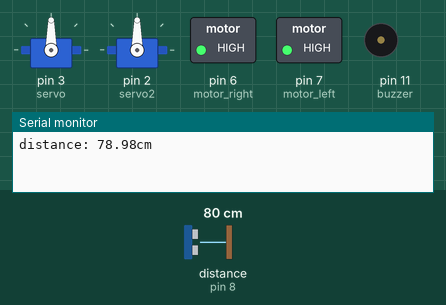
Bench run of a sketch on a simulated Arduino Uno, built with avr-gcc and run on an emulated ATmega328P. Shown: 2 × servo, switched loads named in the sketch (green lamp = pin HIGH), buzzer (waves = sounding), the last lines printed to the serial monitor. Wiring (inferred from the names in the program): ultrasonic range finder: trigger pin 9; echo pin 8. Inputs (shaded band) come from the test bench; at power-on: distance to the obstacle (sensor on pin 8) 80 cm. The echo pulse lasts 58.3 µs per cm; pins used as bus, display or sensor lines are not drawn.

Above: at 1.5 s.
1.6 s: distance to the obstacle (sensor on pin 8) set to 122 cm
3.7 s: distance to the obstacle (sensor on pin 8) set to 132 cm
At 4.5 s:
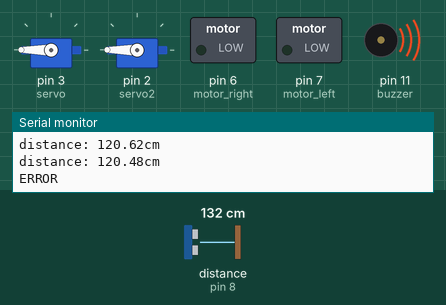
At 12.16 s:
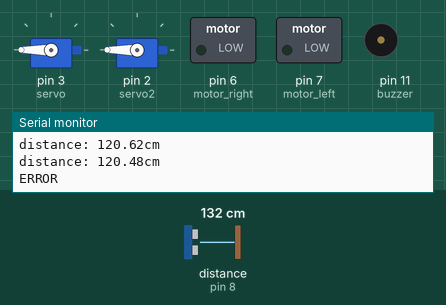
Timing chart, 0 to 13.3 s (numbered marks = the images above; inputs shaded):
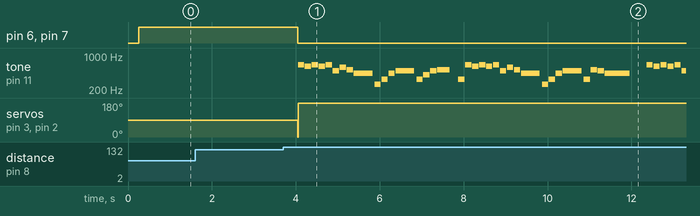

Measured:
- the behaviour switches between 126 and 127 cm on distance to the obstacle (sensor on pin 8) (found by bisection; images 0 and 1)
- after the input at 3.7 s, pin 6 (motor_right), pin 7 (motor_left): HIGH → LOW after 0.34 s

The sketch:

jacob_robot_millis.ino
```cpp
//jacob 1/4/2025 ultrasonic sensor

int trig = 9;
int echo = 8;
float duration = 0;
float distance = 0;
#include <Servo.h>
#include "music.h"
Servo servo;
Servo servo2;
int motor_left = 7;
int motor_right = 6;

int ledPin1 =  12;      // the number of the LED pin
int ledState1 = LOW;             // ledState used to set the LED
unsigned long previousMillis1 = 0;        // will store last time LED was updated
long OnTime1 = 250;           // milliseconds of on-time
long OffTime1 = 750;          // milliseconds of off-time


// change this to make the song slower or faster
int tempo = 90;

// change this to whichever pin you want to use
int buzzer = 11;

// notes of the moledy followed by the duration.
// a 4 means a quarter note, 8 an eighteenth , 16 sixteenth, so on
// !!negative numbers are used to represent dotted notes,
// so -4 means a dotted quarter note, that is, a quarter plus an eighteenth!!
const int melody[] PROGMEM = {

  // Fur Elise - Ludwig van Beethovem
  // Score available at https://musescore.com/user/28149610/scores/5281944

  //starts from 1 ending on 9
  NOTE_E5, 16, NOTE_DS5, 16, //1
  NOTE_E5, 16, NOTE_DS5, 16, NOTE_E5, 16, NOTE_B4, 16, NOTE_D5, 16, NOTE_C5, 16,
  NOTE_A4, -8, NOTE_C4, 16, NOTE_E4, 16, NOTE_A4, 16,
  NOTE_B4, -8, NOTE_E4, 16, NOTE_GS4, 16, NOTE_B4, 16,
  NOTE_C5, 8,  REST, 16, NOTE_E4, 16, NOTE_E5, 16,  NOTE_DS5, 16,

  NOTE_E5, 16, NOTE_DS5, 16, NOTE_E5, 16, NOTE_B4, 16, NOTE_D5, 16, NOTE_C5, 16,//6
  NOTE_A4, -8, NOTE_C4, 16, NOTE_E4, 16, NOTE_A4, 16,
  NOTE_B4, -8, NOTE_E4, 16, NOTE_C5, 16, NOTE_B4, 16,
  NOTE_A4 , 4, REST, 8, //9 - 1st ending

  //repaets from 1 ending on 10
  NOTE_E5, 16, NOTE_DS5, 16, //1
  NOTE_E5, 16, NOTE_DS5, 16, NOTE_E5, 16, NOTE_B4, 16, NOTE_D5, 16, NOTE_C5, 16,
  NOTE_A4, -8, NOTE_C4, 16, NOTE_E4, 16, NOTE_A4, 16,
  NOTE_B4, -8, NOTE_E4, 16, NOTE_GS4, 16, NOTE_B4, 16,
  NOTE_C5, 8,  REST, 16, NOTE_E4, 16, NOTE_E5, 16,  NOTE_DS5, 16,

  NOTE_E5, 16, NOTE_DS5, 16, NOTE_E5, 16, NOTE_B4, 16, NOTE_D5, 16, NOTE_C5, 16,//6
  NOTE_A4, -8, NOTE_C4, 16, NOTE_E4, 16, NOTE_A4, 16,
  NOTE_B4, -8, NOTE_E4, 16, NOTE_C5, 16, NOTE_B4, 16,
  NOTE_A4, 8, REST, 16, NOTE_B4, 16, NOTE_C5, 16, NOTE_D5, 16, //10 - 2nd ending
  //continues from 11
  NOTE_E5, -8, NOTE_G4, 16, NOTE_F5, 16, NOTE_E5, 16,
  NOTE_D5, -8, NOTE_F4, 16, NOTE_E5, 16, NOTE_D5, 16, //12

  NOTE_C5, -8, NOTE_E4, 16, NOTE_D5, 16, NOTE_C5, 16, //13
  NOTE_B4, 8, REST, 16, NOTE_E4, 16, NOTE_E5, 16, REST, 16,
  REST, 16, NOTE_E5, 16, NOTE_E6, 16, REST, 16, REST, 16, NOTE_DS5, 16,
  NOTE_E5, 16, REST, 16, REST, 16, NOTE_DS5, 16, NOTE_E5, 16, NOTE_DS5, 16,
  NOTE_E5, 16, NOTE_DS5, 16, NOTE_E5, 16, NOTE_B4, 16, NOTE_D5, 16, NOTE_C5, 16,
  NOTE_A4, 8, REST, 16, NOTE_C4, 16, NOTE_E4, 16, NOTE_A4, 16,

  NOTE_B4, 8, REST, 16, NOTE_E4, 16, NOTE_GS4, 16, NOTE_B4, 16, //19
  NOTE_C5, 8, REST, 16, NOTE_E4, 16, NOTE_E5, 16,  NOTE_DS5, 16,
  NOTE_E5, 16, NOTE_DS5, 16, NOTE_E5, 16, NOTE_B4, 16, NOTE_D5, 16, NOTE_C5, 16,
  NOTE_A4, 8, REST, 16, NOTE_C4, 16, NOTE_E4, 16, NOTE_A4, 16,
  NOTE_B4, 8, REST, 16, NOTE_E4, 16, NOTE_C5, 16, NOTE_B4, 16,
  NOTE_A4, 8, REST, 16, NOTE_B4, 16, NOTE_C5, 16, NOTE_D5, 16, //24 (1st ending)

  //repeats from 11
  NOTE_E5, -8, NOTE_G4, 16, NOTE_F5, 16, NOTE_E5, 16,
  NOTE_D5, -8, NOTE_F4, 16, NOTE_E5, 16, NOTE_D5, 16, //12

  NOTE_C5, -8, NOTE_E4, 16, NOTE_D5, 16, NOTE_C5, 16, //13
  NOTE_B4, 8, REST, 16, NOTE_E4, 16, NOTE_E5, 16, REST, 16,
  REST, 16, NOTE_E5, 16, NOTE_E6, 16, REST, 16, REST, 16, NOTE_DS5, 16,
  NOTE_E5, 16, REST, 16, REST, 16, NOTE_DS5, 16, NOTE_E5, 16, NOTE_DS5, 16,
  NOTE_E5, 16, NOTE_DS5, 16, NOTE_E5, 16, NOTE_B4, 16, NOTE_D5, 16, NOTE_C5, 16,
  NOTE_A4, 8, REST, 16, NOTE_C4, 16, NOTE_E4, 16, NOTE_A4, 16,

  NOTE_B4, 8, REST, 16, NOTE_E4, 16, NOTE_GS4, 16, NOTE_B4, 16, //19
  NOTE_C5, 8, REST, 16, NOTE_E4, 16, NOTE_E5, 16,  NOTE_DS5, 16,
  NOTE_E5, 16, NOTE_DS5, 16, NOTE_E5, 16, NOTE_B4, 16, NOTE_D5, 16, NOTE_C5, 16,
  NOTE_A4, 8, REST, 16, NOTE_C4, 16, NOTE_E4, 16, NOTE_A4, 16,
  NOTE_B4, 8, REST, 16, NOTE_E4, 16, NOTE_C5, 16, NOTE_B4, 16,
  NOTE_A4, 8, REST, 16, NOTE_C5, 16, NOTE_C5, 16, NOTE_C5, 16, //25 - 2nd ending

  //continues from 26
  NOTE_C5 , 4, NOTE_F5, -16, NOTE_E5, 32, //26
  NOTE_E5, 8, NOTE_D5, 8, NOTE_AS5, -16, NOTE_A5, 32,
  NOTE_A5, 16, NOTE_G5, 16, NOTE_F5, 16, NOTE_E5, 16, NOTE_D5, 16, NOTE_C5, 16,
  NOTE_AS4, 8, NOTE_A4, 8, NOTE_A4, 32, NOTE_G4, 32, NOTE_A4, 32, NOTE_B4, 32,
  NOTE_C5 , 4, NOTE_D5, 16, NOTE_DS5, 16,
  NOTE_E5, -8, NOTE_E5, 16, NOTE_F5, 16, NOTE_A4, 16,
  NOTE_C5 , 4,  NOTE_D5, -16, NOTE_B4, 32,


  NOTE_C5, 32, NOTE_G5, 32, NOTE_G4, 32, NOTE_G5, 32, NOTE_A4, 32, NOTE_G5, 32, NOTE_B4, 32, NOTE_G5, 32, NOTE_C5, 32, NOTE_G5, 32, NOTE_D5, 32, NOTE_G5, 32, //33
  NOTE_E5, 32, NOTE_G5, 32, NOTE_C6, 32, NOTE_B5, 32, NOTE_A5, 32, NOTE_G5, 32, NOTE_F5, 32, NOTE_E5, 32, NOTE_D5, 32, NOTE_G5, 32, NOTE_F5, 32, NOTE_D5, 32,
  NOTE_C5, 32, NOTE_G5, 32, NOTE_G4, 32, NOTE_G5, 32, NOTE_A4, 32, NOTE_G5, 32, NOTE_B4, 32, NOTE_G5, 32, NOTE_C5, 32, NOTE_G5, 32, NOTE_D5, 32, NOTE_G5, 32,

  NOTE_E5, 32, NOTE_G5, 32, NOTE_C6, 32, NOTE_B5, 32, NOTE_A5, 32, NOTE_G5, 32, NOTE_F5, 32, NOTE_E5, 32, NOTE_D5, 32, NOTE_G5, 32, NOTE_F5, 32, NOTE_D5, 32, //36
  NOTE_E5, 32, NOTE_F5, 32, NOTE_E5, 32, NOTE_DS5, 32, NOTE_E5, 32, NOTE_B4, 32, NOTE_E5, 32, NOTE_DS5, 32, NOTE_E5, 32, NOTE_B4, 32, NOTE_E5, 32, NOTE_DS5, 32,
  NOTE_E5, -8, NOTE_B4, 16, NOTE_E5, 16, NOTE_DS5, 16,
  NOTE_E5, -8, NOTE_B4, 16, NOTE_E5, 16, REST, 16,

  REST, 16, NOTE_DS5, 16, NOTE_E5, 16, REST, 16, REST, 16, NOTE_DS5, 16, //40
  NOTE_E5, 16, NOTE_DS5, 16, NOTE_E5, 16, NOTE_B4, 16, NOTE_D5, 16, NOTE_C5, 16,
  NOTE_A4, 8, REST, 16, NOTE_C4, 16, NOTE_E4, 16, NOTE_A4, 16,
  NOTE_B4, 8, REST, 16, NOTE_E4, 16, NOTE_GS4, 16, NOTE_B4, 16,
  NOTE_C5, 8, REST, 16, NOTE_E4, 16, NOTE_E5, 16, NOTE_DS5, 16,
  NOTE_E5, 16, NOTE_DS5, 16, NOTE_E5, 16, NOTE_B4, 16, NOTE_D5, 16, NOTE_C5, 16,

  NOTE_A4, 8, REST, 16, NOTE_C4, 16, NOTE_E4, 16, NOTE_A4, 16, //46
  NOTE_B4, 8, REST, 16, NOTE_E4, 16, NOTE_C5, 16, NOTE_B4, 16,
  NOTE_A4, 8, REST, 16, NOTE_B4, 16, NOTE_C5, 16, NOTE_D5, 16,
  NOTE_E5, -8, NOTE_G4, 16, NOTE_F5, 16, NOTE_E5, 16,
  NOTE_D5, -8, NOTE_F4, 16, NOTE_E5, 16, NOTE_D5, 16,
  NOTE_C5, -8, NOTE_E4, 16, NOTE_D5, 16, NOTE_C5, 16,
  NOTE_B4, 8, REST, 16, NOTE_E4, 16, NOTE_E5, 16, REST, 16,
  REST, 16, NOTE_E5, 16, NOTE_E6, 16, REST, 16, REST, 16, NOTE_DS5, 16,

  NOTE_E5, 16, REST, 16, REST, 16, NOTE_DS5, 16, NOTE_E5, 16, NOTE_D5, 16, //54
  NOTE_E5, 16, NOTE_DS5, 16, NOTE_E5, 16, NOTE_B4, 16, NOTE_D5, 16, NOTE_C5, 16,
  NOTE_A4, 8, REST, 16, NOTE_C4, 16, NOTE_E4, 16, NOTE_A4, 16,
  NOTE_B4, 8, REST, 16, NOTE_E4, 16, NOTE_GS4, 16, NOTE_B4, 16,
  NOTE_C5, 8, REST, 16, NOTE_E4, 16, NOTE_E5, 16, NOTE_DS5, 16,
  NOTE_E5, 16, NOTE_DS5, 16, NOTE_E5, 16, NOTE_B4, 16, NOTE_D5, 16, NOTE_C5, 16,

  NOTE_A4, 8, REST, 16, NOTE_C4, 16, NOTE_E4, 16, NOTE_A4, 16, //60
  NOTE_B4, 8, REST, 16, NOTE_E4, 16, NOTE_C5, 16, NOTE_B4, 16,
  NOTE_A4, 8, REST, 16, REST, 16, REST, 8,
  NOTE_CS5 , -4,
  NOTE_D5 , 4, NOTE_E5, 16, NOTE_F5, 16,
  NOTE_F5 , 4, NOTE_F5, 8,
  NOTE_E5 , -4,
  NOTE_D5 , 4, NOTE_C5, 16, NOTE_B4, 16,
  NOTE_A4 , 4, NOTE_A4, 8,
  NOTE_A4, 8, NOTE_C5, 8, NOTE_B4, 8,
  NOTE_A4 , -4,
  NOTE_CS5 , -4,

  NOTE_D5 , 4, NOTE_E5, 16, NOTE_F5, 16, //72
  NOTE_F5 , 4, NOTE_F5, 8,
  NOTE_F5 , -4,
  NOTE_DS5 , 4, NOTE_D5, 16, NOTE_C5, 16,
  NOTE_AS4 , 4, NOTE_A4, 8,
  NOTE_GS4 , 4, NOTE_G4, 8,
  NOTE_A4 , -4,
  NOTE_B4 , 4, REST, 8,
  NOTE_A3, -32, NOTE_C4, -32, NOTE_E4, -32, NOTE_A4, -32, NOTE_C5, -32, NOTE_E5, -32, NOTE_D5, -32, NOTE_C5, -32, NOTE_B4, -32,

  NOTE_A4, -32, NOTE_C5, -32, NOTE_E5, -32, NOTE_A5, -32, NOTE_C6, -32, NOTE_E6, -32, NOTE_D6, -32, NOTE_C6, -32, NOTE_B5, -32, //80
  NOTE_A4, -32, NOTE_C5, -32, NOTE_E5, -32, NOTE_A5, -32, NOTE_C6, -32, NOTE_E6, -32, NOTE_D6, -32, NOTE_C6, -32, NOTE_B5, -32,
  NOTE_AS5, -32, NOTE_A5, -32, NOTE_GS5, -32, NOTE_G5, -32, NOTE_FS5, -32, NOTE_F5, -32, NOTE_E5, -32, NOTE_DS5, -32, NOTE_D5, -32,

  NOTE_CS5, -32, NOTE_C5, -32, NOTE_B4, -32, NOTE_AS4, -32, NOTE_A4, -32, NOTE_GS4, -32, NOTE_G4, -32, NOTE_FS4, -32, NOTE_F4, -32, //84
  NOTE_E4, 16, NOTE_DS5, 16, NOTE_E5, 16, NOTE_B4, 16, NOTE_D5, 16, NOTE_C5, 16,
  NOTE_A4, -8, NOTE_C4, 16, NOTE_E4, 16, NOTE_A4, 16,
  NOTE_B4, -8, NOTE_E4, 16, NOTE_GS4, 16, NOTE_B4, 16,

  NOTE_C5, 8, REST, 16, NOTE_E4, 16, NOTE_E5, 16, NOTE_DS5, 16, //88
  NOTE_E5, 16, NOTE_DS5, 16, NOTE_E5, 16, NOTE_B4, 16, NOTE_D5, 16, NOTE_C5, 16,
  NOTE_A4, -8, NOTE_C4, 16, NOTE_E4, 16, NOTE_A4, 16,
  NOTE_B4, -8, NOTE_E4, 16, NOTE_C5, 16, NOTE_B4, 16,
  NOTE_A4, -8, REST, -8,
  REST, -8, NOTE_G4, 16, NOTE_F5, 16, NOTE_E5, 16,
  NOTE_D5 , 4, REST, 8,
  REST, -8, NOTE_E4, 16, NOTE_D5, 16, NOTE_C5, 16,

  NOTE_B4, -8, NOTE_E4, 16, NOTE_E5, 8, //96
  NOTE_E5, 8, NOTE_E6, -8, NOTE_DS5, 16,
  NOTE_E5, 16, REST, 16, REST, 16, NOTE_DS5, 16, NOTE_E5, 16, NOTE_DS5, 16,
  NOTE_E5, 16, NOTE_DS5, 16, NOTE_E5, 16, NOTE_B4, 16, NOTE_D5, 16, NOTE_C5, 16,
  NOTE_A4, -8, NOTE_C4, 16, NOTE_E4, 16, NOTE_A4, 16,
  NOTE_B4, -8, NOTE_E4, 16, NOTE_GS4, 16, NOTE_B4, 16,

  NOTE_C5, 8, REST, 16, NOTE_E4, 16, NOTE_E5, 16, NOTE_DS5, 16, //102
  NOTE_E5, 16, NOTE_DS5, 16, NOTE_E5, 16, NOTE_B4, 16, NOTE_D5, 16, NOTE_C5, 16,
  NOTE_A4, -8, NOTE_C4, 16, NOTE_E4, 16, NOTE_A4, 16,
  NOTE_B4, -8, NOTE_E4, 16, NOTE_C5, 16, NOTE_B4, 16,
  NOTE_A4 , -4,
};

// sizeof gives the number of bytes, each int value is composed of two bytes (16 bits)
// there are two values per note (pitch and duration), so for each note there are four bytes
int notes = sizeof(melody) / sizeof(melody[0]) / 2;

// this calculates the duration of a whole note in ms
int wholenote = (60000 * 4) / tempo;

int divider = 0, noteDuration = 0;

void setup() {
  // put your setup code here, to run once:
  Serial.begin(9600);
  pinMode(trig, OUTPUT);
  pinMode(echo, INPUT);
  servo.attach(3);
  servo2.attach(2);
  pinMode(motor_left, OUTPUT);
  pinMode(motor_right, OUTPUT);


}

void loop() {
  // put your main code here, to run repeatedly:
  ultra_sonic();
  if (distance > 125) {
     digitalWrite(motor_left, LOW);//the motor will stop
    digitalWrite(motor_right, LOW);//the motor will stop
    servo.write(0);
      servo2.write(0);
      delay(5);
      servo.write(180);
      servo2.write(180);
      delay(5);

    music();
  } else {
    digitalWrite(motor_left, HIGH);//the motor will move forward
    digitalWrite(motor_right, HIGH);//the motor will move forward
    delay(500);


    Serial.print("distance: ");
    Serial.print(distance);
    Serial.println("cm");


  }

  // check to see if it's time to change the state of the LED
  unsigned long currentMillis = millis();

  if((ledState1 == HIGH) && (currentMillis - previousMillis1 >= OnTime1))
  {
    ledState1 = LOW;  // Turn it off
    previousMillis1 = currentMillis;  // Remember the time
    digitalWrite(ledPin1, ledState1);  // Update the actual LED
  }
  else if ((ledState1 == LOW) && (currentMillis - previousMillis1 >= OffTime1))
  {
    ledState1 = HIGH;  // turn it on
    previousMillis1 = currentMillis;   // Remember the time
    digitalWrite(ledPin1, ledState1);    // Update the actual LED
  }


}


void music() {
  {
    Serial.println("ERROR");
    // iterate over the notes of the melody.
    // Remember, the array is twice the number of notes (notes + durations)
    for (int thisNote = 0; thisNote < notes * 2; thisNote = thisNote + 2) {

      // calculates the duration of each note
      divider = pgm_read_word_near(melody + thisNote + 1);
      if (divider > 0) {
        // regular note, just proceed
        noteDuration = (wholenote) / divider;
      } else if (divider < 0) {
        // dotted notes are represented with negative durations!!
        noteDuration = (wholenote) / abs(divider);
        noteDuration *= 1.5; // increases the duration in half for dotted notes
      }

      // we only play the note for 90% of the duration, leaving 10% as a pause
      tone(buzzer, pgm_read_word_near(melody + thisNote), noteDuration * 0.9);

      // Wait for the specief duration before playing the next note.
      delay(noteDuration);

      // stop the waveform generation before the next note.
      noTone(buzzer);
    }

  }
}


void ultra_sonic (){


digitalWrite(trig, HIGH);
  delayMicroseconds(10);
  digitalWrite(trig, LOW);


  duration = pulseIn(echo, HIGH);

  distance = 0.017 * duration;


  delay(250);
}
```

music.h
```cpp
#define NOTE_B0  31
#define NOTE_C1  33
#define NOTE_CS1 35
#define NOTE_D1  37
#define NOTE_DS1 39
#define NOTE_E1  41
#define NOTE_F1  44
#define NOTE_FS1 46
#define NOTE_G1  49
#define NOTE_GS1 52
#define NOTE_A1  55
#define NOTE_AS1 58
#define NOTE_B1  62
#define NOTE_C2  65
#define NOTE_CS2 69
#define NOTE_D2  73
#define NOTE_DS2 78
#define NOTE_E2  82
#define NOTE_F2  87
#define NOTE_FS2 93
#define NOTE_G2  98
#define NOTE_GS2 104
#define NOTE_A2  110
#define NOTE_AS2 117
#define NOTE_B2  123
#define NOTE_C3  131
#define NOTE_CS3 139
#define NOTE_D3  147
#define NOTE_DS3 156
#define NOTE_E3  165
#define NOTE_F3  175
#define NOTE_FS3 185
#define NOTE_G3  196
#define NOTE_GS3 208
#define NOTE_A3  220
#define NOTE_AS3 233
#define NOTE_B3  247
#define NOTE_C4  262
#define NOTE_CS4 277
#define NOTE_D4  294
#define NOTE_DS4 311
#define NOTE_E4  330
#define NOTE_F4  349
#define NOTE_FS4 370
#define NOTE_G4  392
#define NOTE_GS4 415
#define NOTE_A4  440
#define NOTE_AS4 466
#define NOTE_B4  494
#define NOTE_C5  523
#define NOTE_CS5 554
#define NOTE_D5  587
#define NOTE_DS5 622
#define NOTE_E5  659
#define NOTE_F5  698
#define NOTE_FS5 740
#define NOTE_G5  784
#define NOTE_GS5 831
#define NOTE_A5  880
#define NOTE_AS5 932
#define NOTE_B5  988
#define NOTE_C6  1047
#define NOTE_CS6 1109
#define NOTE_D6  1175
#define NOTE_DS6 1245
#define NOTE_E6  1319
#define NOTE_F6  1397
#define NOTE_FS6 1480
#define NOTE_G6  1568
#define NOTE_GS6 1661
#define NOTE_A6  1760
#define NOTE_AS6 1865
#define NOTE_B6  1976
#define NOTE_C7  2093
#define NOTE_CS7 2217
#define NOTE_D7  2349
#define NOTE_DS7 2489
#define NOTE_E7  2637
#define NOTE_F7  2794
#define NOTE_FS7 2960
#define NOTE_G7  3136
#define NOTE_GS7 3322
#define NOTE_A7  3520
#define NOTE_AS7 3729
#define NOTE_B7  3951
#define NOTE_C8  4186
#define NOTE_CS8 4435
#define NOTE_D8  4699
#define NOTE_DS8 4978
#define REST      0
```
